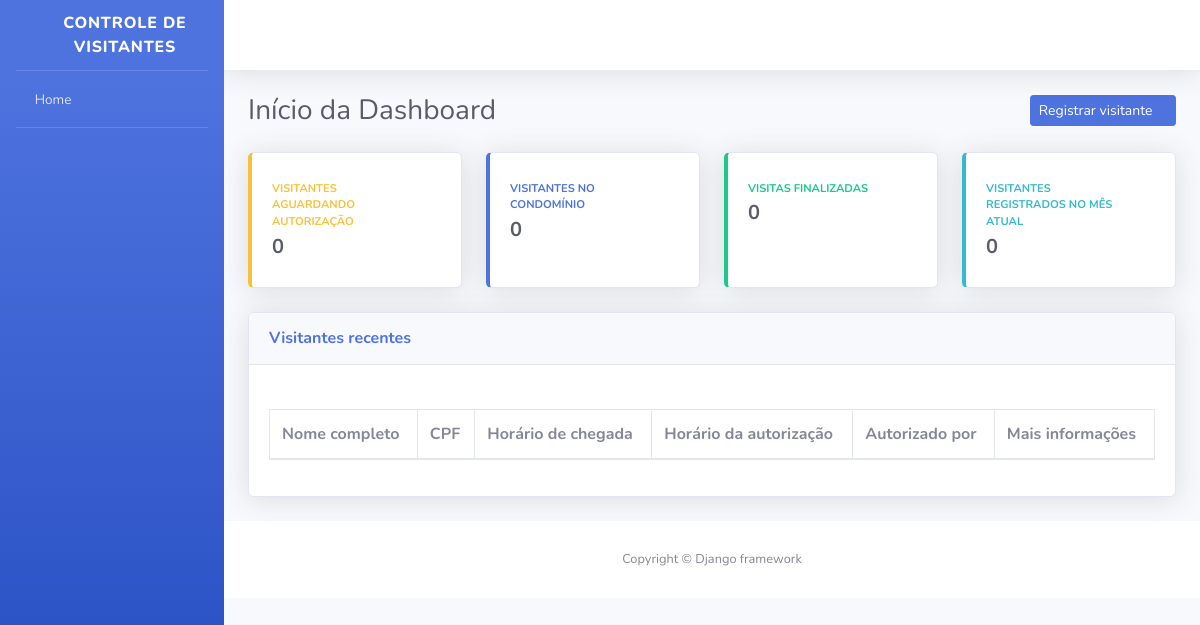
/, run on an earlier commit of the app's database.
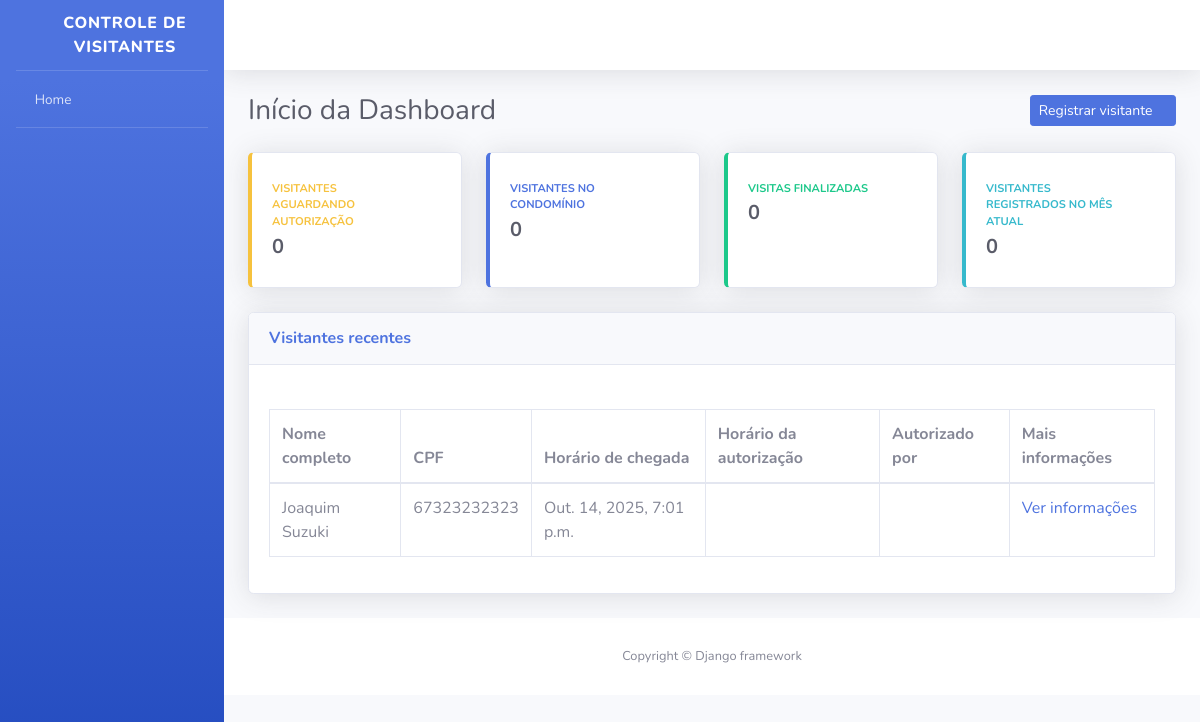
And on a later commit of the database.
### visitantes/models.py (models this page shows, shortened)
class Visitante(models.Model):
    nome_completo = models.CharField(
        verbose_name="Nome Completo",
        max_length=150
    )
    cpf = models.CharField(
        verbose_name="CPF",
        max_length=11
    )
    data_nascimento = models.DateField(
        verbose_name="Data de Nascimento",
        auto_now_add=False,
        auto_now=False
    )
    numero_casa = models.PositiveSmallIntegerField(
        verbose_name="Número da casa a ser visitada"
    )
    placa_veiculo = models.CharField(
        verbose_name="Placa do Veículo",
        max_length=7,
        blank=True,
        null=True
    )
    horario_chegada = models.DateTimeField(
        verbose_name="Horário de Chegada na Portaria",
        auto_now_add=True
    )
    horario_saida = models.DateTimeField(
        verbose_name="Horário de Saída do Condomínio",
        auto_now=False,
        blank=True,
        null=True
    )
    horario_autorizacao = models.DateTimeField(
        verbose_name="Horário de Autorização de Entrada",
        auto_now=False,
        blank=True,
        null=True
    )
    morador_responsavel = models.CharField(
        verbose_name="Nome do Morador Renponsável por Autorizar a Entrada",
        max_length=50,
        blank=True
    )
    registrado_por = models.ForeignKey(
        "porteiros.Porteiro",
        verbose_name="Porteiro Responsável pelo Registro",
        on_delete=models.PROTECT
    )
    class Meta:
        verbose_name = "Visitante"
        verbose_name_plural = "Visitantes"
        db_table = "visitante"

### dashboard/views.py (the view)
# urls.py: path('', index, name="index"),
def index(request):
    total_visitantes = Visitante.objects.all()
    total_porteiros = Porteiro.objects.all()
    context = {
        'nome_pagina': 'Início da Dashboard',
        'total_visitantes': total_visitantes,
        'total_porteiros': total_porteiros
    }
    return render(request, "index.html", context)

### templates/index.html (shortened to what the changed rows need)
{% extends "base.html" %}
{% block conteudo %}
<div class="container-fluid">
    <div class="d-sm-flex align-items-center justify-content-between mb-4">
        <h1 class="h3 mb-0 text-gray-800">{{ nome_pagina }}</h1>
    </div>
    <div class="card shadow mb-4">
        <div class="card-body">
            <div class="table-responsive">
                <table class="table table-bordered">
                    <thead>
                        <th>Nome completo</th>
                        <th>CPF</th>
                        <th>Horário de chegada</th>
                        <th>Horário da autorização</th>
                        <th>Autorizado por</th>
                        <th>Mais informações</th>
                    </thead>
                    <tbody>
                        {% for variavel in total_visitantes %}
                        <tr>
                            <td>{{ variavel.nome_completo }}</td>
                            <td>{{ variavel.cpf }}</td>
                            <td>{{ variavel.horario_chegada }}</td>
                            <td>{{ variavel.get_horario_autorizacao }}</td>
                            <td>{{ variavel.get_morador_responsavel }}</td>
                            <td>
                                <a href="#" >
                                    Ver informações
                                </a>
                            </td>
                        </tr>
                        {% endfor %}
                    </tbody>
                </table>
            </div>
        </div>
    </div>
</div>
{% endblock conteudo %}

What changed in the data, as far as the page shows it:
added Visitante: nome_completo "Joaquim Suzuki", cpf "67323232323", horario_chegada "Out. 14, 2025, 7:01 p.m."
